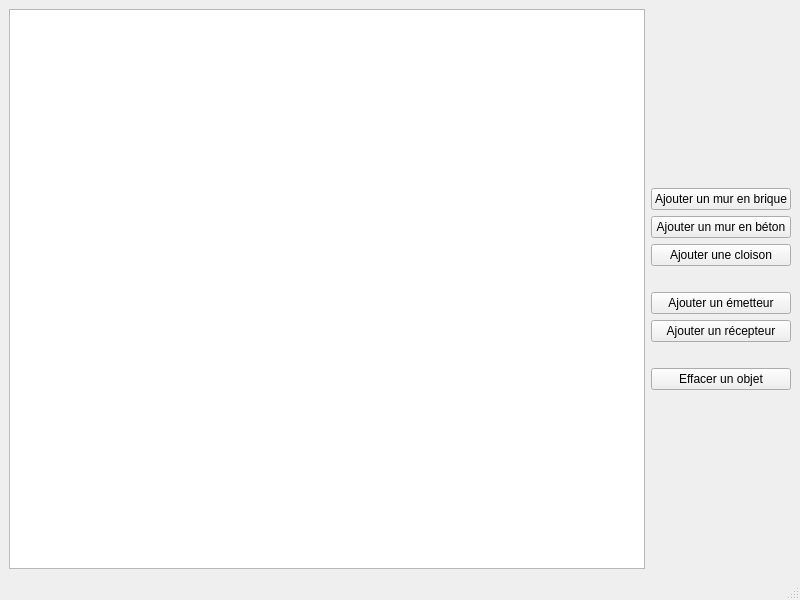
<?xml version="1.0" encoding="UTF-8"?>
<ui version="4.0">
 <class>MainWindow</class>
 <widget class="QMainWindow" name="MainWindow">
  <property name="geometry">
   <rect>
    <x>0</x>
    <y>0</y>
    <width>800</width>
    <height>600</height>
   </rect>
  </property>
  <property name="windowTitle">
   <string>MainWindow</string>
  </property>
  <widget class="QWidget" name="centralwidget">
   <layout class="QHBoxLayout" name="horizontalLayout">
    <item>
     <widget class="QGraphicsView" name="graphicsView"/>
    </item>
    <item>
     <layout class="QVBoxLayout" name="verticalLayout">
      <item>
       <spacer name="verticalSpacer_2">
        <property name="orientation">
         <enum>Qt::Vertical</enum>
        </property>
        <property name="sizeHint" stdset="0">
         <size>
          <width>20</width>
          <height>40</height>
         </size>
        </property>
       </spacer>
      </item>
      <item>
       <widget class="QPushButton" name="button_addBrickWall">
        <property name="text">
         <string>Ajouter un mur en brique</string>
        </property>
       </widget>
      </item>
      <item>
       <widget class="QPushButton" name="button_addConcreteWall">
        <property name="text">
         <string>Ajouter un mur en béton</string>
        </property>
       </widget>
      </item>
      <item>
       <widget class="QPushButton" name="button_addPartition">
        <property name="text">
         <string>Ajouter une cloison</string>
        </property>
       </widget>
      </item>
      <item>
       <spacer name="verticalSpacer_3">
        <property name="orientation">
         <enum>Qt::Vertical</enum>
        </property>
        <property name="sizeType">
         <enum>QSizePolicy::Fixed</enum>
        </property>
        <property name="sizeHint" stdset="0">
         <size>
          <width>0</width>
          <height>20</height>
         </size>
        </property>
       </spacer>
      </item>
      <item>
       <widget class="QPushButton" name="button_addEmitter">
        <property name="text">
         <string>Ajouter un émetteur</string>
        </property>
       </widget>
      </item>
      <item>
       <widget class="QPushButton" name="button_addReceiver">
        <property name="text">
         <string>Ajouter un récepteur</string>
        </property>
       </widget>
      </item>
      <item>
       <spacer name="verticalSpacer_4">
        <property name="orientation">
         <enum>Qt::Vertical</enum>
        </property>
        <property name="sizeType">
         <enum>QSizePolicy::Fixed</enum>
        </property>
        <property name="sizeHint" stdset="0">
         <size>
          <width>0</width>
          <height>20</height>
         </size>
        </property>
       </spacer>
      </item>
      <item>
       <widget class="QPushButton" name="button_eraseObject">
        <property name="text">
         <string>Effacer un objet</string>
        </property>
       </widget>
      </item>
      <item>
       <spacer name="verticalSpacer">
        <property name="orientation">
         <enum>Qt::Vertical</enum>
        </property>
        <property name="sizeHint" stdset="0">
         <size>
          <width>20</width>
          <height>40</height>
         </size>
        </property>
       </spacer>
      </item>
     </layout>
    </item>
   </layout>
  </widget>
  <widget class="QMenuBar" name="menubar">
   <property name="geometry">
    <rect>
     <x>0</x>
     <y>0</y>
     <width>800</width>
     <height>22</height>
    </rect>
   </property>
  </widget>
  <widget class="QStatusBar" name="statusbar"/>
 </widget>
 <resources/>
 <connections/>
</ui>
